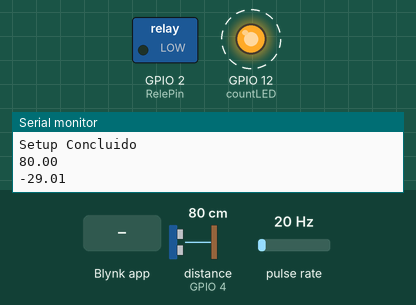
Recording of a sketch running on a simulated ESP8266 (NodeMCU). On the bench: switched loads named in the sketch (green lamp = pin HIGH), output pins drawn as LEDs (lit = HIGH), the last lines printed to the serial monitor. Wiring (inferred from the names in the program): pulse sensor: data GPIO 13. Dashed ring = blinking. The test bench sets the inputs (shaded band); at power-on: pulse rate 20 Hz, distance to the obstacle (sensor on GPIO 4) 80 cm. The echo pulse lasts 58.3 µs per cm; WiFi joins after 1.5 s; servers stay silent unless stated.

Above: at 3.0 s.
3.1 s: pulse rate (sensor on GPIO 13) set to 196 Hz
At 4.4 s:
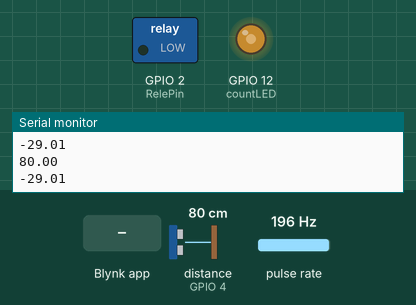
6.6 s: pulse rate (sensor on GPIO 13) set to 4 Hz
At 6.8 s:
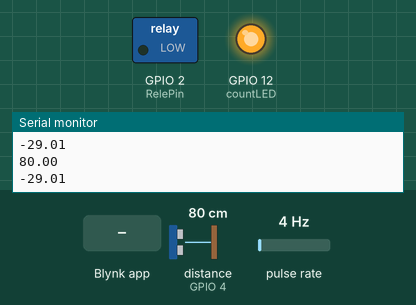
10.1 s: Blynk app writes 1 to V2
At 10.3 s:
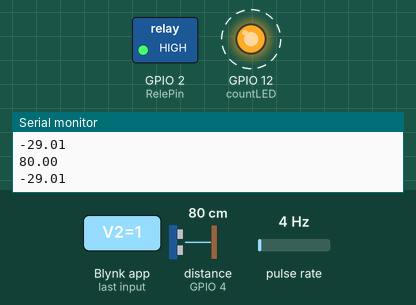
13.6 s: pulse rate (sensor on GPIO 13) set to 50 Hz
At 14.8 s:
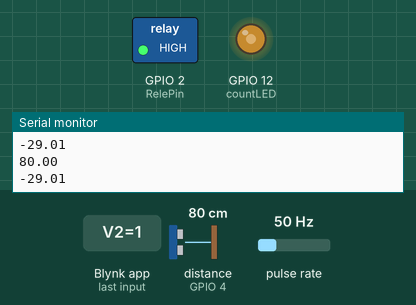
17.8 s: distance to the obstacle (sensor on GPIO 4) set to 250 cm
22.0 s: distance to the obstacle (sensor on GPIO 4) set to 2 cm
Timing chart, 0 to 26.6 s (numbered marks = the images above; inputs shaded):
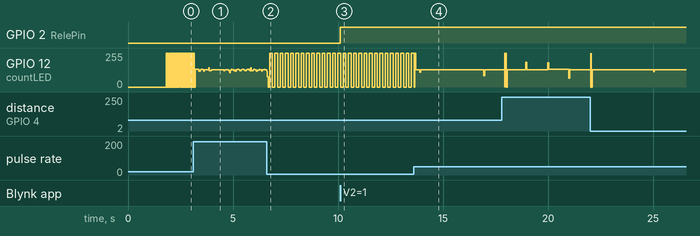

The sketch:

Valvula_Uaiter.ino
```cpp
#include <BlynkSimpleEsp8266.h>
#include <Ultrasonic.h>

#define BLYNK_PRINT Serial
#define pinFluxo 13
#define RelePin 2
#define countLED 12
#define timeSeconds 0.5
#define pino_trigger 5
#define pino_echo 4

//Blynk
char auth[] = "";
//WiFi
char ssid[] = "";
char pass[] = "";

int j = 0;
String texto;
String texto2;
float valoresFluxo[50];
int i = 0;
int contPulso = 0;
unsigned long lastMillis;
unsigned long agr;
float fatorCalib = 4.5;
float fluxo = 0;
float volume = 0;
float volumeConsumido = 0;
//float volumeRecipiente = 7;     //Capacidade em L do Recipiente
float volRecipienteUtilizado;
float valorFluxoMedia = 0;
int aux2=1;
int aux=0;

Ultrasonic ultrasonic(pino_trigger, pino_echo);


ICACHE_RAM_ATTR void incPulso()
{
  contPulso++;
}

void initInterrupt()
{
  attachInterrupt(digitalPinToInterrupt(pinFluxo), incPulso, FALLING);
}

void endInterrupt()
{
  detachInterrupt(digitalPinToInterrupt(pinFluxo));
}

BLYNK_WRITE(V2)
{
  int rele = param.asInt();

  if( rele == 1 )
  {
    digitalWrite(RelePin, HIGH);
    texto2 = "Valvula aberta";
  }
  else
  {
    digitalWrite(RelePin, LOW);
    texto2 = "Valvula fechada";
  }
}

void VolumeAutomatico(float altura)
{
  if(altura < V7)
  {
     digitalWrite(RelePin, HIGH);
     texto2 = "Valvula aberta";
   //  Blynk.email("Atualizacao da Valvula Uaiter","A valvula está aberta, será fechada após o recipiente atingir o volume selecionado.");
     aux2 = 1;
  }

  if(altura >= V7)
   {
     digitalWrite(RelePin, LOW);
     texto2 = "Valvula fechada";
     Blynk.email("Atualizacao da Valvula Uaiter","Seu recipiente já esta cheio! A válvula foi fechada.");
     aux2 = 0;
    }
}

//--------------------------------------------------------------------------------------------------------------------------------------------------------------------------------------------------------------------
void setup()
{
  Blynk.begin(auth, ssid, pass);

  Serial.begin(115200);
  pinMode(RelePin, OUTPUT);
  digitalWrite(RelePin, LOW);
  pinMode(pinFluxo, INPUT_PULLUP);
  pinMode(countLED, OUTPUT);

  initInterrupt();
  lastMillis = millis();

  Serial.println("Setup Concluido");
}

//-------------------------------=---------------------------------------------=------------------------------------=-------------------------------------------=----------------------------------=----------------

void loop()
{
  Blynk.run();
  digitalWrite(countLED, !digitalRead(pinFluxo));

  //espera 1s
  if((millis() - lastMillis) >= 1000)
  {
    //finaliza a contagem de pulsos por segundo para realizar calculos
    endInterrupt();

    //sensor de fluxo
    fluxo = ((1000 / (millis() - lastMillis)) * contPulso) / fatorCalib;
    volume = fluxo/60;
    volumeConsumido += volume;

    if (fluxo != 0)
    {
      valoresFluxo[i] = fluxo;        //recebe valore de fluxo para a média
    }

    if (i == 50)
    {
      for (j = 0; j<50 ; j++ )
      {
        valorFluxoMedia += valoresFluxo[j];
      }
      valorFluxoMedia = ( valorFluxoMedia / 50 );
      i = 0;
    }

    texto = "-Válvula Uaiter-";
    //sensor ultrassonico
    float alturaRecipiente;
    long microsec = ultrasonic.timing();
    alturaRecipiente = ultrasonic.convert(microsec, Ultrasonic::CM);
    Serial.println(alturaRecipiente);
    volRecipienteUtilizado = ((-0.45893) *alturaRecipiente +  7.69979);
    Serial.println(volRecipienteUtilizado);

    if( volRecipienteUtilizado <=0 )
    {
      volRecipienteUtilizado = 0;
    }

    aux = V7;
    //Verificacao do slider
     if(aux != 0 && aux2 == 1)
     {
      VolumeAutomatico(alturaRecipiente);
     }


    //envio ao blynk
    Blynk.virtualWrite(V0, volumeConsumido);
    Blynk.virtualWrite(V1, fluxo);
    Blynk.virtualWrite(V3, valorFluxoMedia);
    Blynk.virtualWrite(V4, volRecipienteUtilizado);
    Blynk.virtualWrite(V5, texto);
    Blynk.virtualWrite(V6, texto2);
    //Blynk.virtualWrite(V, );


    contPulso = 0;

    lastMillis = millis();  //zera o tempo

    initInterrupt();
    i++;
  }


}
```

Measured:
- after the input at 10.1 s, GPIO 2 (RelePin): LOW → HIGH at once
